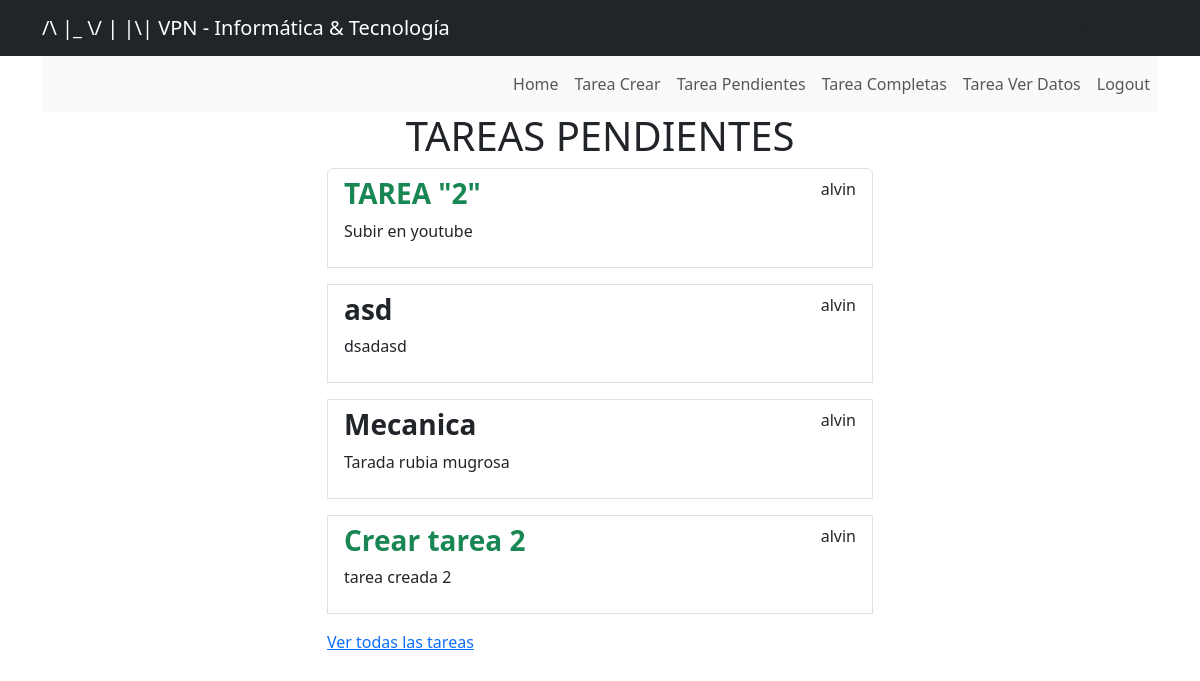
Before: /tasks2/ (signed in) with the older database file.
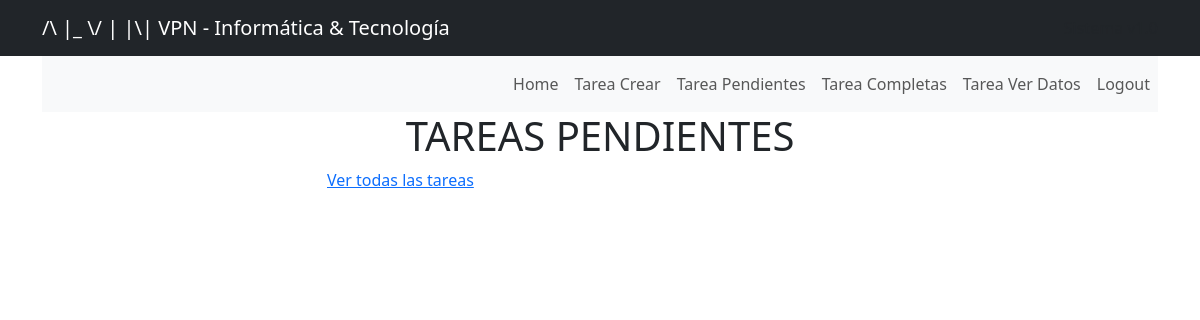
After: the same page with the newer database file.
### myapp/models.py (models this page shows, shortened)
class Task2(models.Model):
    title = models.CharField(max_length=200)
    descripcion = models.TextField(blank=True)
    created = models.DateTimeField(auto_now_add=True)
    datecompleted = models.DateTimeField(null=True, blank=True)
    important = models.BooleanField(default=False)
    user= models.ForeignKey(User, on_delete=models.CASCADE)

### myapp/views.py (the view)
# urls.py: path('tasks2/', views.listarTareas2, name="tasks2"),
@login_required
def listarTareas2(request):
    tareas = Task2.objects.filter(user=request.user, datecompleted__isnull=True)
    return render(request, 'task2.html', {
        'tareas': tareas
    })

### myapp/templates/task2.html (shortened to what this page needs)
{% extends 'nav.html' %}
{% block content %}
<main class="container">
    <div class="row">
        <div class="col-md-6 offset-md-3">
            <h1 class="text-center"> TAREAS PENDIENTES</h1>
            <ul class="list-group">
                {% for tarea in tareas %}
                <a class="list-group-item" href="{% url 'detalleTareas'  tarea.id %}">
                    <header class="d-flex justify-content-between">
                    {% if tarea.important %}
                        <h3 class="fw-bold text-success">{{tarea.title}}</h3>
                        {% else %}
                        <h3 class="fw-bold">{{tarea.title}}</h3>
                        {% endif %}
                        <p>{{tarea.user.username}}</p>
                    </header>
                    <p>{{tarea.descripcion}}</p>
                </a>
                {% endfor %}
            </ul>
            <a href="{% url 'listarTareas2all' %}">Ver todas las tareas</a>
        </div>
    </div>
</main>
{% endblock %}

Changed rows visible on the page:
no longer on this page (row edited): Task2: title "TAREA \"2\"", user.username "alvin", descripcion "Subir en youtube"
no longer on this page (row edited): Task2: title "asd", user.username "alvin", descripcion "dsadasd"
no longer on this page (row edited): Task2: title "Mecanica", user.username "alvin", descripcion "Tarada rubia mugrosa"
no longer on this page (row edited): Task2: title "Crear tarea 2", user.username "alvin", descripcion "tarea creada 2"
